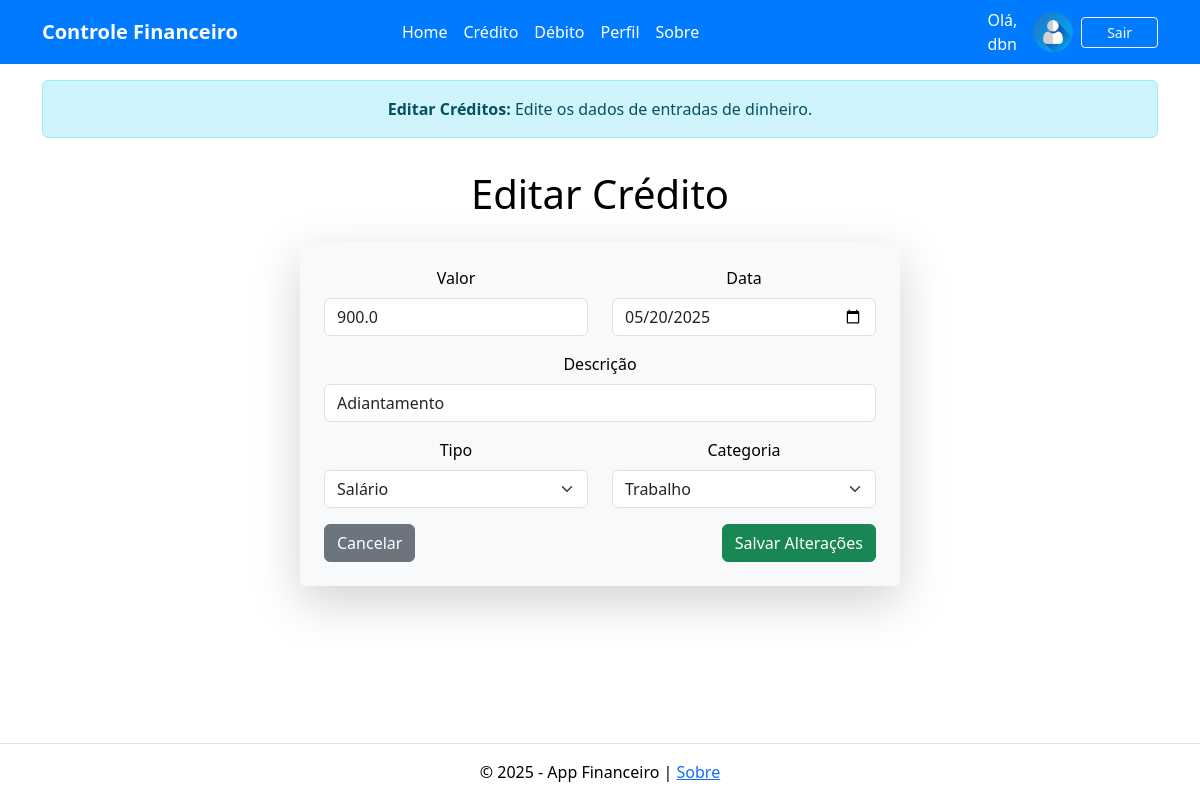
/editar_credito/6 (signed in), run on the app's committed database.
### tables this page shows
CREATE TABLE creditos (
            id INTEGER PRIMARY KEY AUTOINCREMENT,
            valor REAL NOT NULL,
            descricao TEXT NOT NULL,
            tipo TEXT NOT NULL,
            categoria TEXT NOT NULL,
            data TEXT NOT NULL
        , usuario_id TEXT);

### app.py (the view, shortened to what this page needs)
@app.route("/editar_credito/<int:id>", methods=["GET", "POST"])
def editar_credito(id):
    query = "SELECT * FROM creditos WHERE id = ?"
    credito = executar_consulta(query, (id,), fetchone=True)
    return render_template("editar_credito.html", credito=credito)

### utils.py (called while the page is built)
def executar_consulta(query, parametros=(), fetchone=False, fetchall=False, commit=False):
    conexao = sqlite3.connect('financeiro.db')
    cursor = conexao.cursor()
    cursor.execute(query, parametros)
    resultado = None
    if fetchone:
        resultado = cursor.fetchone()
    elif fetchall:
        resultado = cursor.fetchall()
    if commit:
        conexao.commit()
    conexao.close()
    return resultado

### templates/editar_credito.html (shortened to what this page needs)
{% extends "base.html" %}
{% block alert %}
    <div class="container mt-3">
        <div class="alert alert-info text-center" role="alert">
            <strong>Editar Créditos:</strong> Edite os dados de entradas de dinheiro.
        </div>
    </div>
{% endblock %}
{% block content %}
<div class="container mt-3">
    <h1 class="mb-4 text-center">Editar Crédito</h1>
    <form method="POST" class="p-4 rounded shadow-lg bg-light mx-auto" id="editarCreditoForm">
        <div class="row">
            <div class="col-md-6 mb-3">
                <label for="valor" class="form-label">Valor</label>
                <input type="number" step="0.01" class="form-control" id="valor" name="valor" value="{{ credito[1] }}" required>
            </div>
            <div class="col-md-6 mb-3">
                <label for="data" class="form-label">Data</label>
                <input type="date" class="form-control" id="data" name="data" value="{{ credito[5] }}" required>
            </div>
        </div>
        <div class="mb-3">
            <label for="descricao" class="form-label">Descrição</label>
            <input type="text" class="form-control" id="descricao" name="descricao" value="{{ credito[2] }}" required>
        </div>
        <div class="row">
            <div class="col-md-6 mb-3">
                <label for="tipo" class="form-label">Tipo</label>
                <select class="form-select" id="tipo" name="tipo" required>
                    <option value="salario" {% if credito[3] == 'salario' %}selected{% endif %}>Salário</option>
                </select>
            </div>
            <div class="col-md-6 mb-3">
                <label for="categoria" class="form-label">Categoria</label>
                <select class="form-select" id="categoria" name="categoria" required>
                    <option value="trabalho" {% if credito[4] == 'trabalho' %}selected{% endif %}>Trabalho</option>
                </select>
            </div>
        </div>
        <div class="d-flex justify-content-between">
            <a href="{{ url_for('credito') }}" class="btn btn-secondary">Cancelar</a>
            <button type="submit" class="btn btn-success">Salvar Alterações</button>
        </div>
    </form>
</div>
{% endblock %}

### static/css/style.css (style rules this page uses)
:root { --fundo-principal: #ffffff; --fundo-secundario: #121212; --fundo-card: #FFFFFF; --primaria: #4F9DDE; --secundaria: #6FCF97; --texto-principal: #000000; --texto-secundario: #666666; --borda: #E0E0E0; --erro: #EB5757; --sucesso: #27AE60; --text-color: #212529; --card-bg: #f8f9fa; }
body { background-color: var(--fundo-principal); color: var(--texto-principal); font-family: 'Segoe UI', Tahoma, Geneva, Verdana, sans-serif; min-height: 100vh; }
#creditoForm, #debitoForm, #editarCreditoForm, #editarDebitoForm { max-width: 600px; width: 100%; }

### data on the page
creditos: valor "900.0", data "05/20/2025", descricao "Adiantamento", tipo "Salário", categoria "Trabalho"

### other printed values
{{ session['usuario']['username'] }} "dbn"
